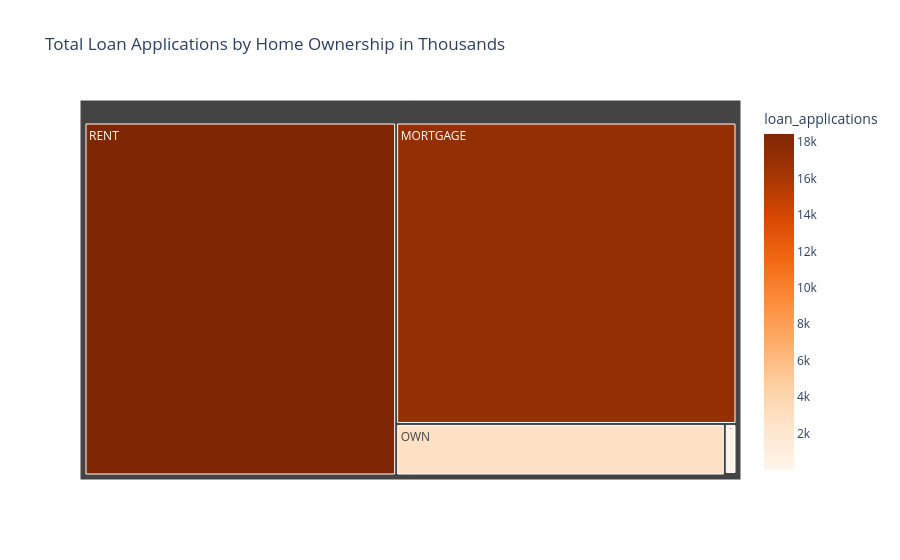

Source (notebook cell):
### Markdown cell above
#### Home Ownership by Total Loan Applications

### Code cell
home_funding = df.groupby('home_ownership')['id'].count().reset_index()
home_funding['loan_applications']=home_funding['id']

fig=px.treemap(
   home_funding,
    path=['home_ownership'],
    values='loan_applications',
    color='loan_applications',
    color_continuous_scale='oranges',
    title='Total Loan Applications by Home Ownership in Thousands'
)
fig.show()

### Figure 1 — Plotly figure (JSON) as saved in the notebook; plotly's stock layout.template omitted (floating-point values rounded to 4 significant figures)
{"data": [{"branchvalues": "total", "customdata": [[17200.0], [3.0], [98.0], [2838.0], [18440.0]], "domain": {"x": [0, 1], "y": [0, 1]}, "hovertemplate": "labels=%{label}<br>loan_applications_sum=%{value}<br>parent=%{parent}<br>id=%{id}<br>loan_applications=%{color}<extra></extra>", "ids": ["MORTGAGE", "NONE", "OTHER", "OWN", "RENT"], "labels": ["MORTGAGE", "NONE", "OTHER", "OWN", "RENT"], "marker": {"coloraxis": "coloraxis", "colors": [17200.0, 3.0, 98.0, 2838.0, 18440.0]}, "name": "", "parents": ["", "", "", "", ""], "type": "treemap", "values": [17200.0, 3.0, 98.0, 2838.0, 18440.0]}], "layout": {"coloraxis": {"colorbar": {"title": {"text": "loan_applications"}}, "colorscale": [[0, "rgb(255,245,235)"], [0.125, "rgb(254,230,206)"], [0.25, "rgb(253,208,162)"], [0.375, "rgb(253,174,107)"], [0.5, "rgb(253,141,60)"], [0.625, "rgb(241,105,19)"], [0.75, "rgb(217,72,1)"], [0.875, "rgb(166,54,3)"], [1, "rgb(127,39,4)"]]}, "legend": {"tracegroupgap": 0}, "title": {"text": "Total Loan Applications by Home Ownership in Thousands"}}}
